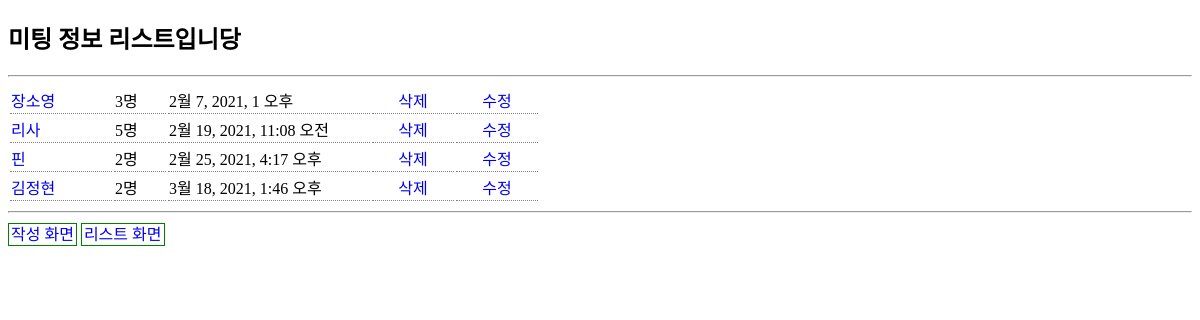
Page /forthapp/R/ on the committed database.
### forthapp/models.py (models this page shows, shortened)
class Meeting(models.Model) :
    name = models.CharField(max_length=6)
    personnel = models.IntegerField()
    title = models.TextField()
    meetingdate = models.DateTimeField(null=True)

### forthapp/views.py (the view)
# urls.py: path('R/', views.r, name='R1'),
def r(request, id=0):
    if id == 0 :
        meetings = Meeting.objects.all() # 모든 행을 가져오라.
        context = {"meetings": meetings}
    else :
        try:
            meeting = Meeting.objects.get(id = id)
            context = {"meeting": meeting}
        except Meeting.DoesNotExist:
            context = {"msg": str(id) + '번 데이터가 없어용ㅜ'}
    return render(request, 'r.html', context)

### forthapp/templates/r.html (shortened to what this page needs)
{% extends 'basesimple.html' %}
{% block mycontent %}
  {% if meetings %}
    <h2> 미팅 정보 리스트입니당</h2>
    <hr>
    <table>
    {% for meeting in meetings %}
      <tr>
        <td><a href="{% url 'R2' meeting.id %}">{{ meeting.name }}</a></td>
        <td>{{ meeting.personnel }}명</td>
        <td>{{ meeting.meetingdate }}</td>
        <td><a href="{% url 'D' meeting.id %}">삭제</a></td>
        <td><a href="{% url 'U' meeting.id %}">수정</a></td>
      </tr>
    {% endfor %}
    </table>
    <hr>
 {% elif meeting %}
    <h2>요청한 {{ meeting.id }} 번의 미팅 내용 입니당</h2>
    <p> {{ meeting.title }}</p>
    <hr>
 {% else %}
    {% if msg %}
       <h2>{{ msg }}</h2>
       <hr>
    {% endif %}
 {% endif %}
 <a class="btn" href="{% url 'C' %}">작성 화면</a>
 <a class="btn" href="{% url 'R1' %}">리스트 화면</a><br>
{% endblock %}

### rows in the picture
Meeting: name "장소영", personnel "3", meetingdate "2월 7, 2021, 1 오후"
Meeting: name "리사", personnel "5", meetingdate "2월 19, 2021, 11:08 오전"
Meeting: name "핀", personnel "2", meetingdate "2월 25, 2021, 4:17 오후"
Meeting: name "김정현", personnel "2", meetingdate "3월 18, 2021, 1:46 오후"
